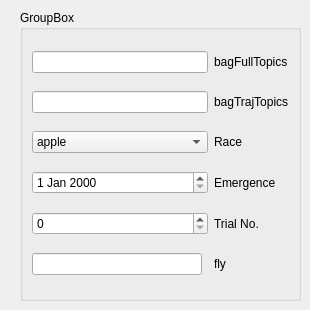
        <widget class="QWidget" name="tab_3">
         <attribute name="title">
          <string>Record</string>
         </attribute>
         <widget class="QGroupBox" name="groupBox_9">
          <property name="geometry">
           <rect>
            <x>20</x>
            <y>10</y>
            <width>281</width>
            <height>291</height>
           </rect>
          </property>
          <property name="title">
           <string>GroupBox</string>
          </property>
          <layout class="QGridLayout" name="gridLayout_17">
           <item row="4" column="2">
            <widget class="QLabel" name="label_12">
             <property name="text">
              <string>Trial No.</string>
             </property>
            </widget>
           </item>
           <item row="2" column="2">
            <widget class="QLabel" name="label_6">
             <property name="text">
              <string>Race</string>
             </property>
            </widget>
           </item>
           <item row="0" column="2">
            <widget class="QLabel" name="label_47">
             <property name="text">
              <string>bagFullTopics</string>
             </property>
            </widget>
           </item>
           <item row="2" column="0" colspan="2">
            <widget class="QComboBox" name="race">
             <item>
              <property name="text">
               <string>apple</string>
              </property>
             </item>
             <item>
              <property name="text">
               <string>hawthorn</string>
              </property>
             </item>
             <item>
              <property name="text">
               <string>unknown</string>
              </property>
             </item>
            </widget>
           </item>
           <item row="4" column="0" colspan="2">
            <widget class="QSpinBox" name="trialNo"/>
           </item>
           <item row="0" column="0" colspan="2">
            <widget class="QLineEdit" name="bagFullTopics"/>
           </item>
           <item row="3" column="2">
            <widget class="QLabel" name="label_7">
             <property name="text">
              <string>Emergence</string>
             </property>
            </widget>
           </item>
           <item row="3" column="0" colspan="2">
            <widget class="QDateEdit" name="emergence"/>
           </item>
           <item row="1" column="0" colspan="2">
            <widget class="QLineEdit" name="bagTrajTopics"/>
           </item>
           <item row="1" column="2">
            <widget class="QLabel" name="label_48">
             <property name="text">
              <string>bagTrajTopics</string>
             </property>
            </widget>
           </item>
           <item row="5" column="0">
            <widget class="QLineEdit" name="fly"/>
           </item>
           <item row="5" column="2">
            <widget class="QLabel" name="label_49">
             <property name="text">
              <string>fly</string>
             </property>
            </widget>
           </item>
          </layout>
         </widget>
        </widget>
